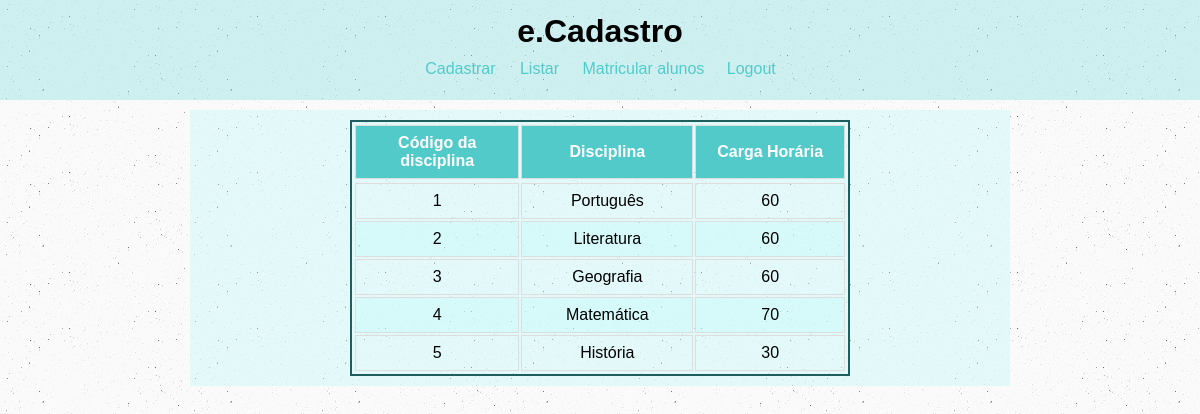
Screenshot of /list_disc.php with the database file from the repository.
### tables this page shows
CREATE TABLE IF NOT EXISTS `disciplinas` (
  `cod_disc` varchar(50) NOT NULL,
  `nome_disc` varchar(50) DEFAULT NULL,
  `carga_hor` int(11) DEFAULT NULL,
  PRIMARY KEY (`cod_disc`)
);

### list_disc.php (the view, shortened to what this page needs)
<!DOCTYPE html!>
<html lang="pt-br">
<head>
	<link rel="stylesheet" type="text/css" href="css/estilo.css">
</head>
<body>
<?php include "includes/menu_adm.php" ?>
	<div id="area-principal">
		<div id="postagem">
      <?php
      $conexao = conecta_mysql();
      $sql = "select * FROM disciplinas";
      $resultado = mysqli_query($conexao,$sql);
      if($resultado){
        $disciplinas =  array();
        while ($linha = mysqli_fetch_array($resultado,MYSQLI_ASSOC)) {
          $disciplinas[] = $linha;
        }
      }?>
      <center><table border="1">
        <tr>
          <th>Código da disciplina</th>
          <th>Disciplina</th>
          <th>Carga Horária</th>
      <?php
      foreach ($disciplinas as $disciplina) {
        print "<tr>";
        print "<td>".$disciplina["cod_disc"]."</td>";
        print "<td>".$disciplina["nome_disc"]."</td>";
        print "<td>".$disciplina["carga_hor"]."</td>";
        print "</tr>";
      }
       ?>
     </table></center>
		</div>
	</div>
</body>
</html>

### css/estilo.css (style rules this page uses)
* { margin: 0; padding: 0; }
body { font-size: 16px; font-family: "Trebuchet MS", Helvetica, sans-serif; background-image: url(img/body.jpg); }
#area-principal { width: 820px; margin: 10px auto 10px auto; }
#postagem { background-color: rgba(192, 247, 247, 0.4); padding: 10px; margin-bottom: 10px; text-align: center; }
table,td,tr,th { border: 2px solid ; border-color: #1E5E5E; padding: 1px; margin: auto; text-align: center; width: 500px; }
table th { padding-top: 6px; padding-bottom: 6px; text-align: center; background-color: #52CACA; color: white; }
table td, table th { border: 1px solid #ddd; padding: 8px; }
table tr:nth-child(even) { background-color: rgba(192, 247, 247, 0.4); }

### rows the page displays
disciplinas: cod_disc "1", nome_disc "Português", carga_hor "60"
disciplinas: cod_disc "2", nome_disc "Literatura", carga_hor "60"
disciplinas: cod_disc "3", nome_disc "Geografia", carga_hor "60"
disciplinas: cod_disc "4", nome_disc "Matemática", carga_hor "70"
disciplinas: cod_disc "5", nome_disc "História", carga_hor "30"
